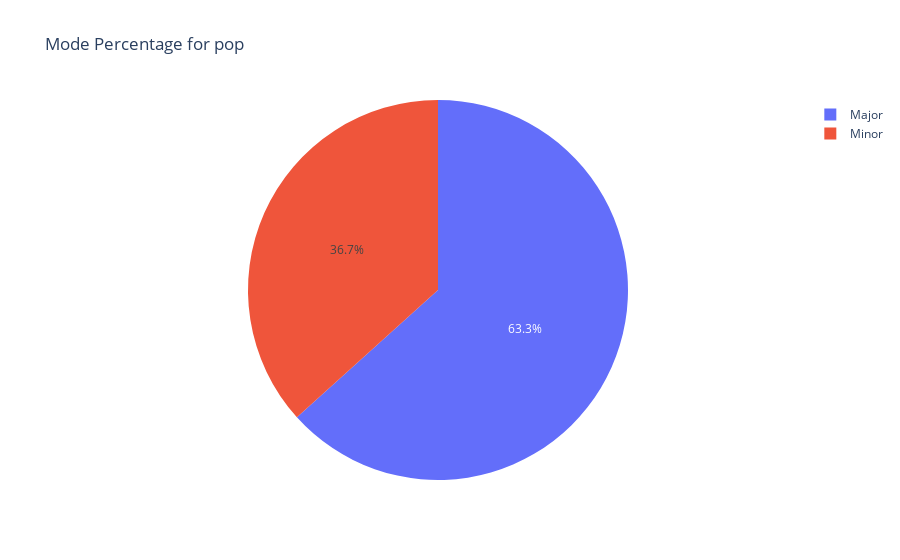

This figure's notebook cell:
### Code cell
#cleaner code than below (let John and Bella decide which ones stay in)
genre = input("Enter a music genre: ")
selected_data = mode_perc[mode_perc['main_genre'] == genre]

if not selected_data.empty:
    fig = go.Figure(data=[go.Pie(labels=selected_data['type'], values=selected_data['percentage'])])
    fig.update_layout(title=f'Mode Percentage for {genre}')
    fig.show()
else:
    print("Genre not found in the dataset")

### Figure 1 — Plotly figure (JSON) as saved in the notebook; plotly's stock layout.template omitted (floating-point values rounded to 4 significant figures)
{"data": [{"labels": ["Major", "Minor"], "type": "pie", "values": [63.32, 36.68]}], "layout": {"autosize": true, "title": {"text": "Mode Percentage for pop"}}}
